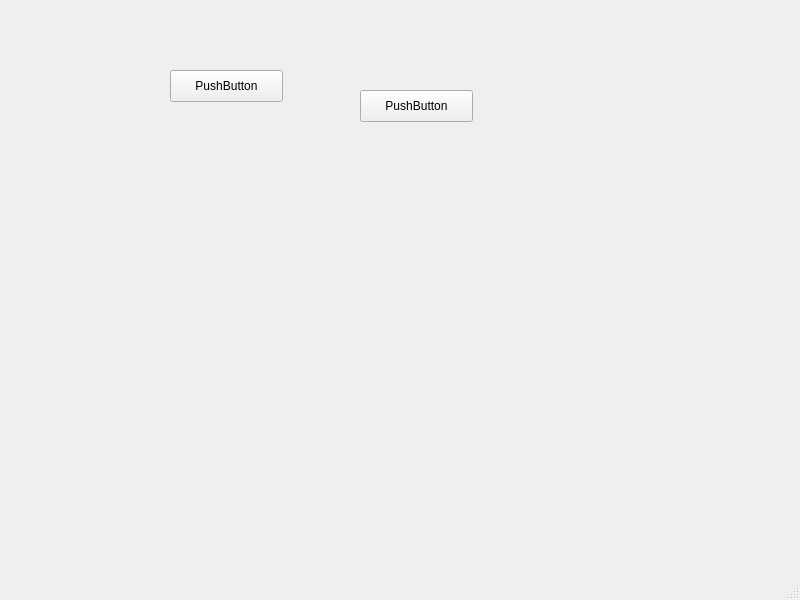
<?xml version="1.0" encoding="UTF-8"?>
<ui version="4.0">
 <class>MainWindow</class>
 <widget class="QMainWindow" name="MainWindow">
  <property name="geometry">
   <rect>
    <x>0</x>
    <y>0</y>
    <width>800</width>
    <height>600</height>
   </rect>
  </property>
  <property name="windowTitle">
   <string>MainWindow</string>
  </property>
  <widget class="QWidget" name="centralwidget">
   <widget class="QPushButton" name="pushButton">
    <property name="geometry">
     <rect>
      <x>170</x>
      <y>70</y>
      <width>113</width>
      <height>32</height>
     </rect>
    </property>
    <property name="text">
     <string>PushButton</string>
    </property>
   </widget>
   <widget class="QPushButton" name="pushButton_2">
    <property name="geometry">
     <rect>
      <x>360</x>
      <y>90</y>
      <width>113</width>
      <height>32</height>
     </rect>
    </property>
    <property name="text">
     <string>PushButton</string>
    </property>
   </widget>
  </widget>
  <widget class="QMenuBar" name="menubar">
   <property name="geometry">
    <rect>
     <x>0</x>
     <y>0</y>
     <width>800</width>
     <height>24</height>
    </rect>
   </property>
  </widget>
  <widget class="QStatusBar" name="statusbar"/>
 </widget>
 <resources/>
 <connections/>
</ui>
